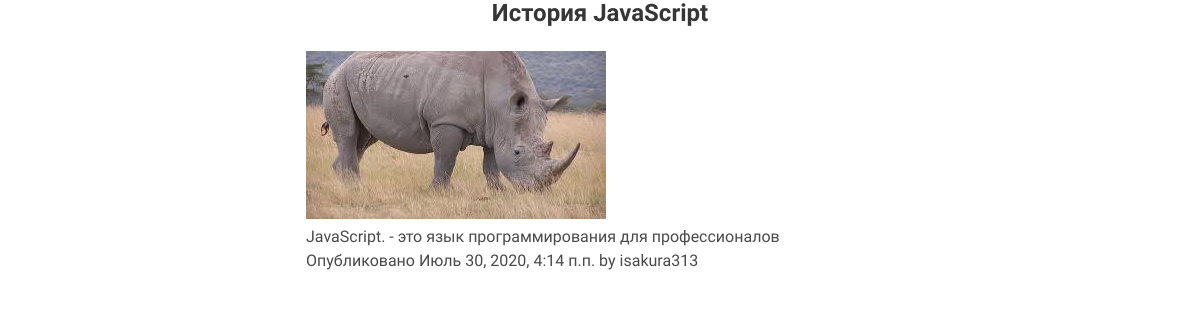
The page /istoriya-javascript on the database its author committed.
### blog/models.py (models this page shows, shortened)
class Post(models.Model):
    STATUC_CHOICES = (('draft', 'Draft'), ('published', 'Published'))
    title = models.CharField(max_length=250) # строка длиной максимум 20 символов
    post_img = models.ImageField(upload_to='images/', default='')
    slug = models.SlugField(max_length=250, unique_for_date='publish') #короткое url имя
    author = models.ForeignKey(User, on_delete=models.CASCADE, related_name='blog_posts')
    body = models.TextField() #основной контент
    publish = models.DateTimeField(default = timezone.now) #default - то что запишется, если не было передано других сведений
    created = models.DateTimeField(auto_now_add=True) #когда он был создан
    updated = models.DateTimeField(auto_now=True)
    status = models.CharField(max_length= 10, choices = STATUC_CHOICES, default='draft')
    objects = models.Manager()
    published = PublishedManager()
    class Meta:
        ordering =('-publish',)

### blog/views.py (the view)
def post_detail(request, post):
    post = get_object_or_404(Post, slug = post)
    return render(request, 'blog/post/detail.html',
                  {'post': post})

### blog/templates/blog/post/detail.html (shortened to what this page needs)
{% extends "blog/base.html" %}
{% block content %}
<h3 class="is-size-4 title has-text-centered">
    {{ post.title }}
</h3>
  <img src="{{ post.post_img.url }}" alt="">
<p class="blog_body">{{ post.body|linebreaks }} </p>
<p class="blog_time"> Опубликовано  {{ post.publish }} by  {{ post.author }}</p>
{% endblock %}

### blog/static/css/blog.css (style rules this page uses)
h3, h5 { font-family: 'Balsamiq Sans'; }
p { font-family: 'Andika', sans-serif; }

### rows shown on the page
Post: title "История JavaScript", post_img (picture), body "JavaScript. - это язык программирования для профессионалов", publish "Июль 30, 2020, 4:14 п.п.", author "isakura313"
